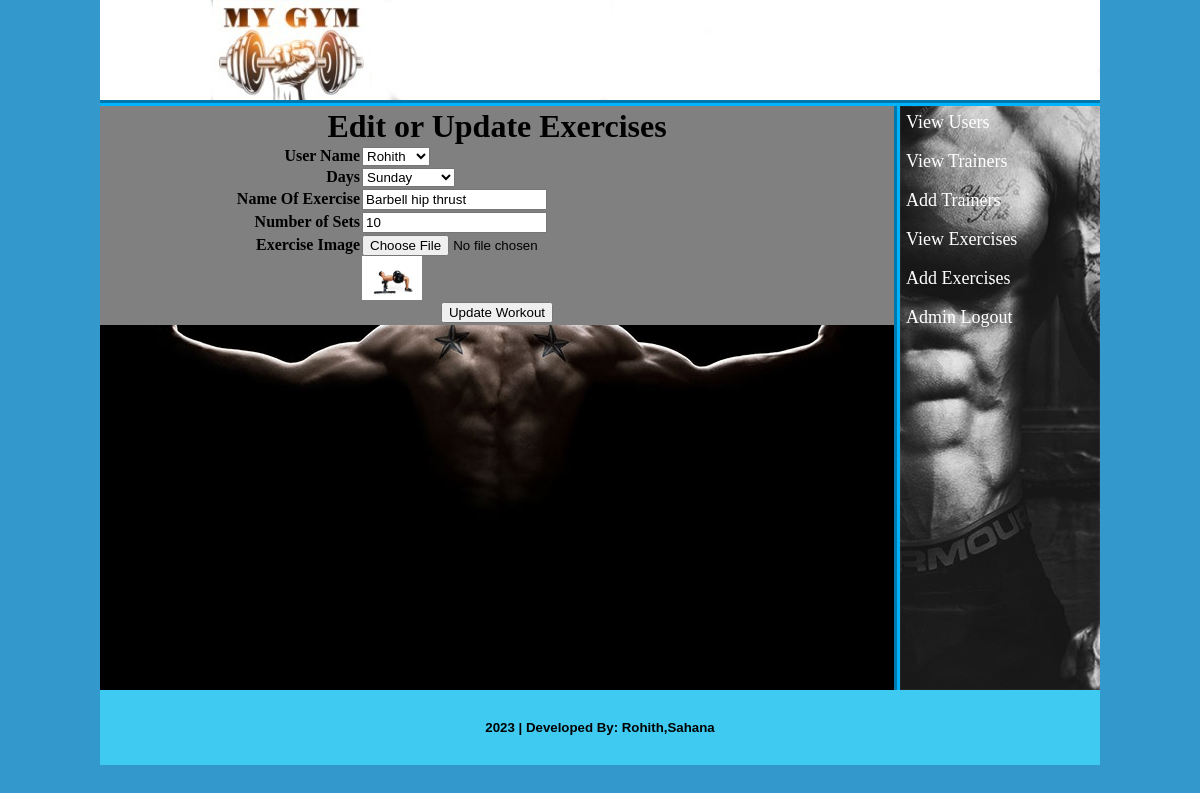
The page /admin/index.php?edit_exercise=20 (signed in) on the database its author committed.
### tables this page shows
CREATE TABLE `users` (
  `user_id` int(10) NOT NULL,
  `user_name` varchar(20) NOT NULL,
  `user_email` varchar(30) NOT NULL,
  `user_pass` varchar(20) NOT NULL,
  `user_weight` int(10) NOT NULL,
  `user_age` int(10) NOT NULL,
  `user_contact` varchar(20) NOT NULL
);

CREATE TABLE `days` (
  `day_id` int(10) NOT NULL,
  `day_name` varchar(20) NOT NULL
);

CREATE TABLE `exercises` (
  `exer_id` int(10) NOT NULL,
  `exer_name` varchar(20) NOT NULL,
  `sets` varchar(10) NOT NULL,
  `day_id` int(10) NOT NULL,
  `exer_img` text NOT NULL,
  `user_id` int(10) NOT NULL
);

### admin/edit_exercises.php (the view, shortened to what this page needs)
<?php
include ("includes/db.php");
if (isset($_GET['edit_exercise'])) {
	$edit_exer_id=$_GET['edit_exercise'];
	$sel_exer="SELECT * FROM exercises WHERE exer_id='$edit_exer_id'";
	$run_exer=mysqli_query($con, $sel_exer);
	$row_exer=mysqli_fetch_array($run_exer);
	$exer_name=$row_exer['exer_name'];
	$sets=$row_exer['sets'];
	$day_id=$row_exer['day_id'];
	$exer_img=$row_exer['exer_img'];
	$user_id=$row_exer['user_id'];
}
$sel_day="SELECT * FROM Days WHERE day_id='$day_id'";
$run_day=mysqli_query($con, $sel_day);
$row_days=mysqli_fetch_array($run_day);
$day_edit_name=$row_days['day_name'];
$sel_user="SELECT * FROM users WHERE user_id='$user_id'";
$run_user=mysqli_query($con, $sel_user);
$row_users=mysqli_fetch_array($run_user);
$user_edit_name=$row_users['user_name'];
?>
<html>
<head>
</head>
<body bgcolor="#999999">
	<form method="post" action="" enctype="multipart/form-data">
		<table width="794px" align="center" border="1" bgcolor="grey">
			<tr>
				<td colspan="2" align="center"><h1>Edit or Update Exercises</h1></td>
			</tr>
			<tr>
				<td align="right"><b>User Name</b></td>
				<td>
					<select name="user">
						<option value="<?php echo $user_id; ?>"><?php echo $user_edit_name; ?></option>
					</select>
				</td>
			</tr>
			<tr>
				<td align="right"><b>Days</b></td>
				<td>
					<select name="day">
						<option value="<?php echo $day_id; ?>"><?php echo $day_edit_name; ?></option>
					</select>
				</td>
			</tr>
			<tr>
				<td align="right"><b>Name Of Exercise</b></td>
				<td><input type="text" name="exercise" value="<?php echo $exer_name; ?>"></td>
			</tr>
			<tr>
				<td align="right"><b>Number of Sets</b></td>
				<td><input type="text" name="sets" value="<?php echo $sets; ?>"></td>
			</tr>
			<tr>
				<td align="right"><b>Exercise Image</b></td>
				<td><input type="file" name="exer_img"><br><img src="exercise_images/<?php echo $exer_img; ?>" width="60" height="44"></td>
			</tr>
			<tr>
				<td colspan="2" align="center"><input type="submit" name="update_workout" value="Update Workout"></td>
			</tr>
		</table>
	</form>
</body>
</html>

### admin/styles/style.css (style rules this page uses)
html, body, div, span, applet, object, iframe, h1, h2, h3, h4, h5, h6, p, blockquote, pre, a, abbr, acronym, address, big, cite, code, del, dfn, em, img, ins, kbd, q, s, samp, small, strike, strong, sub, sup, tt, var, b, u, i, center, dl, dt, dd, ol, ul, li, fieldset, form, label, legend, table, caption, tbody, tfoot, thead, tr, th, td, article, aside, canvas, details, embed, figure, figcaption, footer, header, hgroup, menu, nav, output, ruby, section, summary, time, mark, audio, video { margin: 0; padding: 0; border: 0; vertical-align: baseline; }
body { background-color: #39C; background-repeat: no-repeat; }

### rows shown on the page
users: user "Rohith"
days: day "Sunday"
exercises: exercise "Barbell hip thrust", sets "10", exer_img (picture)
